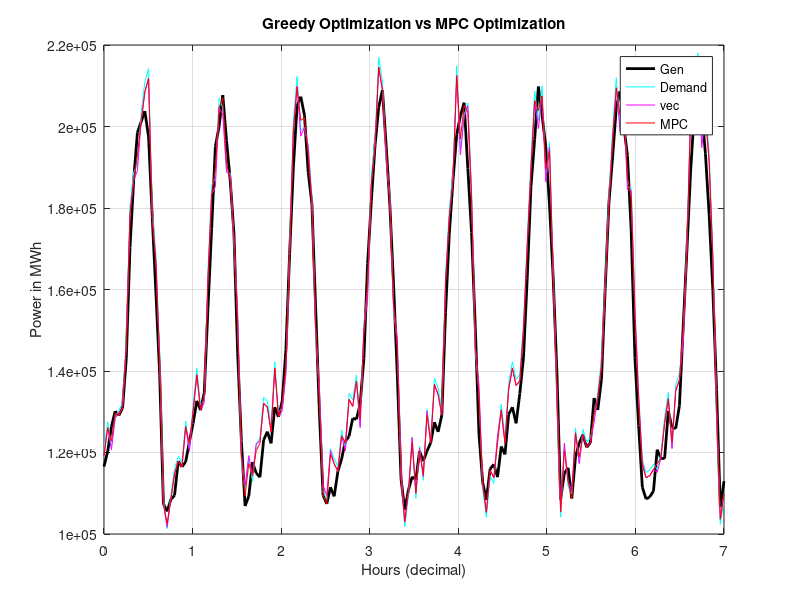

Reproduce this figure in MATLAB.
#Data Generation & Optimization script
#Roberto Avila
#EECE6370 Report002

clear all; close all; clc;
pkg load optim;

rng(0);  % reproducible

%% -------------------- Parameters --------------------
Nuc_Base   = 90000;
Sol_Base   = 85000;
Wind_Base1 = 35000;
Wind_Base2 = 10000;

GVar = 0.05;
DVar = 0.06;

Dat_Var = 0.2;
Dat_Rmp = 1200;

Time_H = linspace(0,7,168)';
N = length(Time_H);

%% -------------------- Generation --------------------
Nuc_Gen = ones(N,1)*Nuc_Base;
Sol_Gen = -cos(7*Time_H)*Sol_Base;
Sol_Gen(Sol_Gen<0)=0;

Win_Gen = Wind_Base1 + Wind_Base2.*sin(7*Time_H) - rand(N,1).*Wind_Base2;

Tot_Gen = Nuc_Gen + Sol_Gen + Win_Gen;

Dat_Dem = DVar * Tot_Gen;

%% -------------------- Total demand  --------------------
Tot_Dem = zeros(N,1);
for i = 1:N
    Tot_Dem(i) = Tot_Gen(i) + randi([-4,1])*(GVar/2)*Tot_Gen(i) + Dat_Dem(i);
end

Oth_Dem = Tot_Dem - Dat_Dem;

Dat_Max = (1+Dat_Var).*Dat_Dem;
Dat_Min = (1-Dat_Var).*Dat_Dem;


%% ================================================================
%%  (1) Greedy optimizer
%% ================================================================
ideal_dc = Tot_Gen - Oth_Dem;
vec_dc = min(max(ideal_dc,Dat_Min),Dat_Max);

% forward ramp pass
for i = 2:N
    diff = vec_dc(i) - vec_dc(i-1);
    if diff > Dat_Rmp
        vec_dc(i) = vec_dc(i-1) + Dat_Rmp;
    elseif diff < -Dat_Rmp
        vec_dc(i) = vec_dc(i-1) - Dat_Rmp;
    end
end

% backward ramp smoothing
for i = N-1:-1:1
    diff = vec_dc(i) - vec_dc(i+1);
    if diff > Dat_Rmp
        vec_dc(i) = vec_dc(i+1) + Dat_Rmp;
    elseif diff < -Dat_Rmp
        vec_dc(i) = vec_dc(i+1) - Dat_Rmp;
    end
    vec_dc(i) = min(max(vec_dc(i),Dat_Min(i)),Dat_Max(i));
end

Opt_Dat_Dem_vec = vec_dc;
Opt_Dem_vec = Oth_Dem + Opt_Dat_Dem_vec;


%% ================================================================
%%  (2) MPC Rolling Horizon
%%    * uses vectorized solver inside each horizon
%% ================================================================
H_mpc = 24;
Opt_Dat_Dem_mpc = Dat_Dem;

for t0 = 1:N
    t_end = min(N, t0 + H_mpc - 1);

    % Extract short horizon slice
    sub_Tot = Tot_Gen(t0:t_end);
    sub_Oth = Oth_Dem(t0:t_end);
    sub_Min = Dat_Min(t0:t_end);
    sub_Max = Dat_Max(t0:t_end);

    ideal_sub = sub_Tot - sub_Oth;

    % vectorized solver over short horizon
    sub_dc = min(max(ideal_sub, sub_Min), sub_Max);

    for i = 2:length(sub_dc)
        diff = sub_dc(i) - sub_dc(i-1);
        if diff > Dat_Rmp
            sub_dc(i) = sub_dc(i-1) + Dat_Rmp;
        elseif diff < -Dat_Rmp
            sub_dc(i) = sub_dc(i-1) - Dat_Rmp;
        end
    end

    Opt_Dat_Dem_mpc(t0) = sub_dc(1);
end

Opt_Dem_mpc = Oth_Dem + Opt_Dat_Dem_mpc;


%% ================================================================
%%  Metrics
%% ================================================================
RMSE = @(e) sqrt(mean(e.^2));

fprintf("\nRMSE (generation - demand):\n");
fprintf(" Unoptimized:   %.1f\n", RMSE(Tot_Gen-Tot_Dem));
fprintf(" Greedy: %.1f\n", RMSE(Tot_Gen-Opt_Dem_vec));
fprintf(" MPC:        %.1f\n", RMSE(Tot_Gen-Opt_Dem_mpc));


%% ================================================================
%%  Plots
%% ================================================================
figure(1);
plot(Time_H, Tot_Gen, 'k',"linewidth",2, Time_H, Tot_Dem,'c',...
     Time_H, Opt_Dem_vec,'m', Time_H, Opt_Dem_mpc, 'r');
legend('Gen','Demand','vec', 'MPC');
title('Greedy Optimization vs MPC Optimization'); grid on;
xlabel('Hours (decimal)');
ylabel('Power in MWh');

%% ================================================================
%%  Save CSV
%% ================================================================
data_out = [Time_H Nuc_Gen Sol_Gen Win_Gen Tot_Gen Tot_Dem Oth_Dem ...
            Dat_Dem Opt_Dat_Dem_vec ...
            Opt_Dat_Dem_mpc Opt_Dem_vec Opt_Dem_mpc];

csvwrite("Report002_results.csv", data_out);
fprintf("Saved Report002_results.csv\n");

